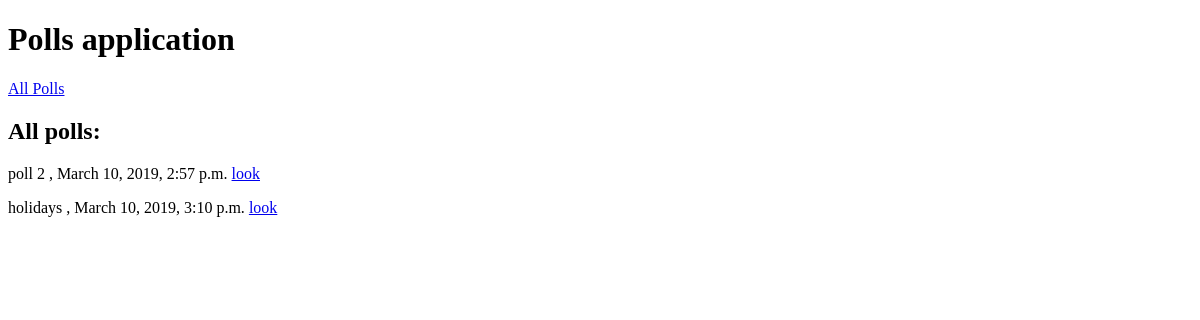
/poll/, run on an earlier commit of the app's database.
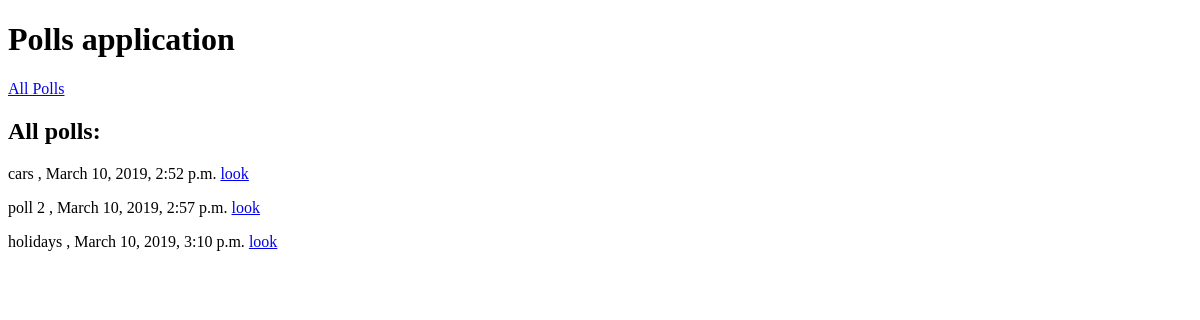
And on a later commit of the database.
### poll/models.py (models this page shows, shortened)
class Poll(models.Model):
    title = models.CharField(max_length=150, db_index=True)
    slug = models.SlugField(max_length=150, unique=True)
    comment = models.TextField(blank=True, db_index=True)
    date_create = models.DateTimeField(auto_now_add=True)
    is_public = models.BooleanField(default=False)
    questions = models.ManyToManyField('Question', blank=True, related_name='polls')
    def get_absolute_url(self):
        return reverse('poll_detail_url', kwargs={'slug': self.slug})

### poll/views.py (the view)
# urls.py: path('', polls_list, name='polls_list_url'),
def polls_list(request):
    polls = Poll.objects.all()
    return render(request, 'poll/index.html', context={'polls': polls})

### poll/templates/poll/index.html (shortened to what this page needs)
{% extends 'poll/base_poll.html' %}
{% block content %}
    <h2>All polls:</h2>
    {% for poll in polls %}
       {% if poll.is_public is True %}
           <p>
              {{ poll.title }} , {{ poll.date_create }} <a href="{{ poll.get_absolute_url }}" class="but1">look</a>
           </p>
       {% endif %}
    {% endfor %}
{% endblock %}

What changed in the data, as far as the page shows it:
now on this page (row edited): Poll: title "cars", date_create "March 10, 2019, 2:52 p.m."
